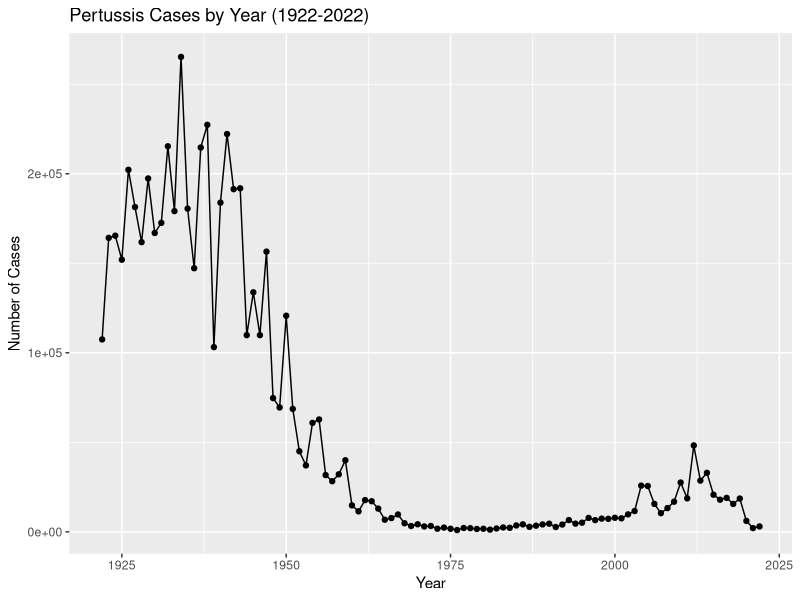
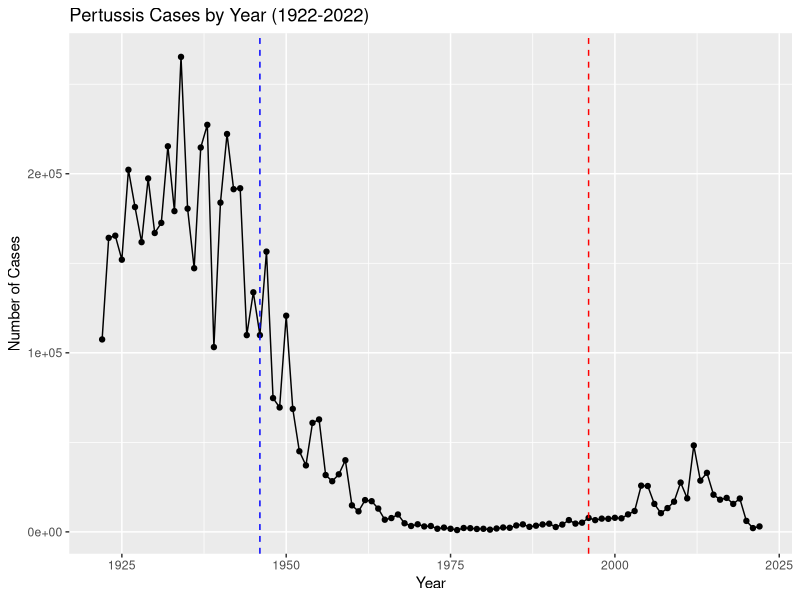

Here is the R script that generated these plots, in order: (Note: this script raises an error after producing the figures.)
## ---- chunk 1
# Install addin "datapasta" package
# install.packages("datapasta") in console

# Assign CDC pertussis case number data to df using datapasta from addins menu
cdc <- data.frame(
                                 Year = c(1922L,1923L,1924L,1925L,
                                          1926L,1927L,1928L,1929L,1930L,1931L,
                                          1932L,1933L,1934L,1935L,1936L,
                                          1937L,1938L,1939L,1940L,1941L,1942L,
                                          1943L,1944L,1945L,1946L,1947L,
                                          1948L,1949L,1950L,1951L,1952L,
                                          1953L,1954L,1955L,1956L,1957L,1958L,
                                          1959L,1960L,1961L,1962L,1963L,
                                          1964L,1965L,1966L,1967L,1968L,1969L,
                                          1970L,1971L,1972L,1973L,1974L,
                                          1975L,1976L,1977L,1978L,1979L,1980L,
                                          1981L,1982L,1983L,1984L,1985L,
                                          1986L,1987L,1988L,1989L,1990L,
                                          1991L,1992L,1993L,1994L,1995L,1996L,
                                          1997L,1998L,1999L,2000L,2001L,
                                          2002L,2003L,2004L,2005L,2006L,2007L,
                                          2008L,2009L,2010L,2011L,2012L,
                                          2013L,2014L,2015L,2016L,2017L,2018L,
                                          2019L,2020L,2021L,2022L),
         No..Reported.Pertussis.Cases = c(107473,164191,165418,152003,
                                          202210,181411,161799,197371,
                                          166914,172559,215343,179135,265269,
                                          180518,147237,214652,227319,103188,
                                          183866,222202,191383,191890,109873,
                                          133792,109860,156517,74715,69479,
                                          120718,68687,45030,37129,60886,
                                          62786,31732,28295,32148,40005,
                                          14809,11468,17749,17135,13005,6799,
                                          7717,9718,4810,3285,4249,3036,
                                          3287,1759,2402,1738,1010,2177,2063,
                                          1623,1730,1248,1895,2463,2276,
                                          3589,4195,2823,3450,4157,4570,
                                          2719,4083,6586,4617,5137,7796,6564,
                                          7405,7298,7867,7580,9771,11647,
                                          25827,25616,15632,10454,13278,
                                          16858,27550,18719,48277,28639,32971,
                                          20762,17972,18975,15609,18617,
                                          6124,2116,3044)
       )
## ---- chunk 2
library(ggplot2)
cdc_plot<-ggplot(cdc, aes(Year, No..Reported.Pertussis.Cases))+
  geom_point()+
  geom_line()+
  labs(title = "Pertussis Cases by Year (1922-2022)", x = "Year", y = "Number of Cases")
cdc_plot
## ---- chunk 3
cdc_plot + 
  geom_vline(xintercept=1946, color = "blue", linetype="dashed") +
  geom_vline(xintercept=1996, color = "red", linetype="dashed") 
  
## ---- chunk 4
# install.packages("jsonlite") in console
library(jsonlite)
## ---- chunk 5
subject <- read_json("https://www.cmi-pb.org/api/subject", simplifyVector = TRUE) 
## ---- chunk 6
head(subject, 3)
## ---- chunk 7
table(subject$infancy_vac)
## ---- chunk 8
table(subject$biological_sex)
## ---- chunk 9
table(subject$race, subject$biological_sex)
## ---- chunk 10
# install.packages("lubridate") in console
library(lubridate)
## ---- chunk 11
today() # tells today's date in "YEAR-MM-DD"
## ---- chunk 12
diff<- today() - ymd("2000-01-01") # matching the `today()` format, do this to find how many days since new years 2000
diff
## ---- chunk 13
time_length(diff, "years") # the time difference in years
## ---- chunk 14
subject$age <- today() - ymd(subject$year_of_birth)
## ---- chunk 15
library(dplyr)
ap<-subject%>% filter(infancy_vac=="aP")
round(summary(time_length(ap$age, "years")))
## ---- chunk 16
wp<-subject%>%filter(infancy_vac=="wP")
round(summary(time_length(wp$age, "years")))
## ---- chunk 17
t.test(ap$age, wp$age, var.equal = FALSE)
## ---- chunk 18
days_before_boost<- ymd(subject$date_of_boost) - ymd(subject$year_of_birth)
age_at_boost <- time_length(days_before_boost, "year")
head(age_at_boost, 172)
## ---- chunk 19
ggplot(subject) +
  aes(time_length(age, "year"),
      fill=as.factor(infancy_vac)) +
         geom_histogram(show.legend=FALSE)+
         facet_wrap(vars(infancy_vac), nrow=2) +
         xlab("Age in years")
## ---- chunk 20
# Complete the API URLs...
specimen <- read_json("https://www.cmi-pb.org/api/v5_1/specimen", simplifyVector = TRUE) 
titer <- read_json("https://www.cmi-pb.org/api/v5_1/plasma_ab_titer", simplifyVector = TRUE) 
## ---- chunk 21
meta <- left_join(specimen, subject)
dim(meta)
head(meta)
## ---- chunk 22
abdata <- inner_join(titer, meta)
dim(abdata)
## ---- chunk 23
table(abdata$isotype)
## ---- chunk 24
table(abdata$dataset)
## ---- chunk 25
igg <- abdata %>% filter(isotype == "IgG")
head(igg)
## ---- chunk 26
ggplot(igg) +
  aes(MFI_normalised, antigen) +
  geom_boxplot() + 
    xlim(0,75) +
  facet_wrap(vars(visit), nrow=2)
## ---- chunk 27
ggplot(igg) +
  aes(MFI_normalised, antigen, col=infancy_vac ) +
  geom_boxplot(show.legend = FALSE) + 
  facet_wrap(vars(visit), nrow=2) +
  xlim(0,75) +
  theme_bw()
## ---- chunk 28
igg %>% filter(visit != 8) %>%
ggplot() +
  aes(MFI_normalised, antigen, col=infancy_vac ) +
  geom_boxplot(show.legend = FALSE) + 
  xlim(0,75) +
  facet_wrap(vars(infancy_vac, visit), nrow=2)
## ---- chunk 29
filter(igg, antigen=="OVA") %>%
  ggplot() +
  aes(MFI_normalised, col=infancy_vac) +
  geom_boxplot(show.legend = FALSE) +
  facet_wrap(vars(visit)) +
  theme_bw()
## ---- chunk 30
filter(igg, antigen=="PT") %>%
  ggplot() +
  aes(MFI_normalised, col=infancy_vac) +
  geom_boxplot(show.legend = FALSE) +
  facet_wrap(vars(visit)) +
  theme_bw()
## ---- chunk 31
abdata.21 <- abdata %>% filter(dataset == "2021_dataset")

abdata.21 %>% 
  filter(isotype == "IgG",  antigen == "PT") %>%
  ggplot() +
    aes(x=planned_day_relative_to_boost,
        y=MFI_normalised,
        col=infancy_vac,
        group=subject_id) +
    geom_point() +
    geom_line() +
    geom_vline(xintercept=0, linetype="dashed") +
    geom_vline(xintercept=14, linetype="dashed") +
  labs(title="2021 dataset IgG PT",
       subtitle = "Dashed lines indicate day 0 (pre-boost) and 14 (apparent peak levels)")
## ---- chunk 32
abdata.21 <- abdata %>% filter(dataset == "2020_dataset")

abdata.21 %>% 
  filter(isotype == "IgG",  antigen == "PT") %>%
  ggplot() +
    aes(x=planned_day_relative_to_boost,
        y=MFI_normalised,
        col=infancy_vac,
        group=subject_id) +
    geom_point() +
    geom_line() +
    geom_vline(xintercept=0, linetype="dashed") +
    geom_vline(xintercept=14, linetype="dashed") +
  labs(title="2020 dataset IgG PT",
       subtitle = "Dashed lines indicate day 0 (pre-boost) and 14 (apparent peak levels)")
## ---- chunk 33
url <- "https://www.cmi-pb.org/api/v2/rnaseq?versioned_ensembl_gene_id=eq.ENSG00000211896.7"

rna <- read_json(url, simplifyVector = TRUE) 
## ---- chunk 34
#meta <- inner_join(specimen, subject) in console
ssrna <- inner_join(rna, meta)
## ---- chunk 35
ggplot(ssrna) +
  aes(visit, tpm, group=subject_id) +
  geom_point() +
  geom_line(alpha=0.2)
## ---- chunk 36
ggplot(ssrna) +
  aes(tpm, col=infancy_vac) +
  geom_boxplot() +
  facet_wrap(vars(visit))
## ---- chunk 37
ssrna %>%  
  filter(visit==4) %>% 
  ggplot() +
    aes(tpm, col=infancy_vac) + geom_density() + 
    geom_rug() 
